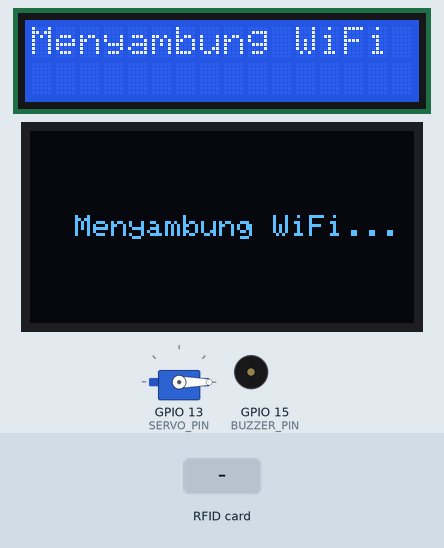
Bench run of a sketch on a simulated ESP32. Parts: 16×2 character LCD, 128×64 one-colour display, servo, buzzer (waves = sounding, pin HIGH). The test bench sets the inputs (shaded band). WiFi joins after 1.5 s; servers stay silent unless stated; uploads are accepted with an empty reply; what the sketch prints to the serial monitor is not drawn.

Above: at 0.5 s.
At 4.7 s:
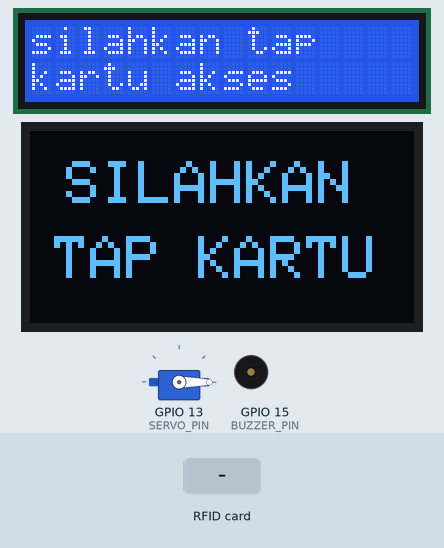
4.8 s: RFID card 5E 7A 19 C4 held to the reader
At 5.81 s:
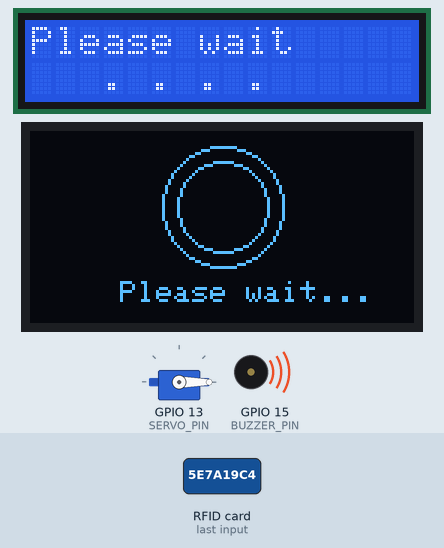
At 8.1 s:
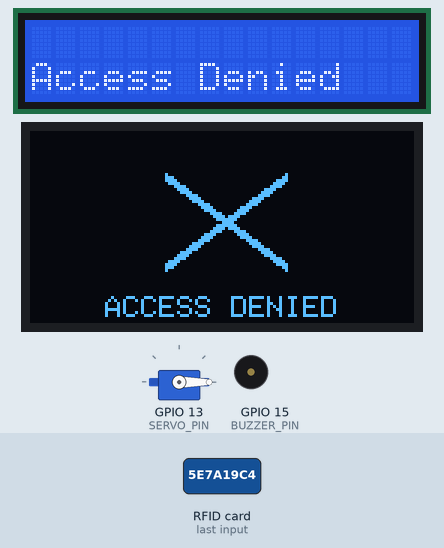
Timing chart, 0 to 9.6 s (numbered marks = the images above; inputs shaded):
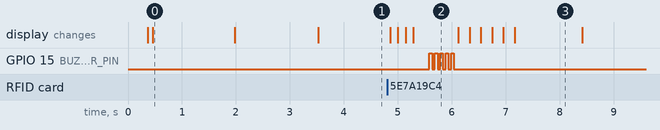

Measured:
- after the input at 4.8 s, GPIO 15 (BUZZER_PIN): alternates HIGH for 0.05 s and LOW for 0.05 s, 10 changes in all, then stays LOW, starting after 0.79 s; the display: first changes after 0.06 s (image 2 shows a later state)
- what the display in image 0 shows lasts 1.5 s, from 0.5 s to 2.0 s
- what the display in image 2 shows lasts 0.8 s, from 5.3 s to 6.1 s

The sketch:

final.ino
```cpp
#include <SPI.h>
#include <MFRC522.h>
#include <Wire.h>
#include <LiquidCrystal_I2C.h>
#include <WiFi.h>
#include <HTTPClient.h>
#include <WiFiClientSecure.h>
#include <ESP32Servo.h>
#include <Adafruit_GFX.h>
#include <Adafruit_SH110X.h>

#define SS_PIN 5
#define RST_PIN 4
#define BUZZER_PIN 15
#define SERVO_PIN 13

MFRC522 mfrc522(SS_PIN, RST_PIN);
LiquidCrystal_I2C lcd(0x27, 16, 2);
Servo myServo;

// PERBAIKAN: Menggunakan Adafruit_SH1106G dan sintaks instansiasi yang benar
#define i2c_Address 0x3C
Adafruit_SH1106G display(128, 64, &Wire, -1);

const char* ssid = "ABCD";
const char* password = "nasigoreng02";
String GOOGLE_SCRIPT_URL = "https://script.google.com/macros/s/AKfycbzXadnCxXmib-NHcWtR7ZEnYGjcOTHkq9MjRL6x0LM-uY9ZoLtjQ8X0zSn_aPeqN6qnlQ/exec";

void setup() {
  Serial.begin(115200);
  SPI.begin();
  mfrc522.PCD_Init();

  lcd.init();
  lcd.backlight();

  delay(250);
  display.begin(i2c_Address, true);
  display.clearDisplay();
  display.display();

  pinMode(BUZZER_PIN, OUTPUT);
  digitalWrite(BUZZER_PIN, LOW);

  myServo.attach(SERVO_PIN);
  myServo.write(0);

  lcd.setCursor(0, 0);
  lcd.print("Menyambung WiFi");

  display.clearDisplay();
  display.setTextSize(1);
  display.setTextColor(SH110X_WHITE);
  display.setCursor(15, 28);
  display.print("Menyambung WiFi...");
  display.display();

  WiFi.begin(ssid, password);
  while (WiFi.status() != WL_CONNECTED) {
    delay(500);
    Serial.print(".");
  }

  lcd.clear();
  lcd.setCursor(0, 0);
  lcd.print("WiFi Terhubung!");
  delay(1500);

  tampilkanStandby();
}

void loop() {
  if (!mfrc522.PICC_IsNewCardPresent()) return;
  if (!mfrc522.PICC_ReadCardSerial()) return;

  String content = "";
  for (byte i = 0; i < mfrc522.uid.size; i++) {
     content.concat(String(mfrc522.uid.uidByte[i] < 0x10 ? " 0" : " "));
     content.concat(String(mfrc522.uid.uidByte[i], HEX));
  }
  content.toUpperCase();
  String currentUID = content.substring(1);

  tampilkanLoadingAnimasiCepat();

  if (WiFi.status() == WL_CONNECTED) {
    String uidEncoded = currentUID;
    uidEncoded.replace(" ", "%20");

    WiFiClientSecure client;
    client.setInsecure();

    HTTPClient http;
    String urlAkhir = GOOGLE_SCRIPT_URL + "?uid=" + uidEncoded;
    http.setFollowRedirects(HTTPC_STRICT_FOLLOW_REDIRECTS);
    http.begin(client, urlAkhir);

    int httpCode = http.GET();

    if (httpCode > 0) {
      String payload = http.getString();

      if (payload.indexOf("Sukses") >= 0) {
        String namaUser = "User";
        int firstComma = payload.indexOf(',');
        int secondComma = payload.indexOf(',', firstComma + 1);
        if (secondComma > 0) {
          namaUser = payload.substring(secondComma + 1);
        }

        // Buzzer duluan agar respons instan
        digitalWrite(BUZZER_PIN, HIGH); delay(80);
        digitalWrite(BUZZER_PIN, LOW);  delay(80);
        digitalWrite(BUZZER_PIN, HIGH); delay(80);
        digitalWrite(BUZZER_PIN, LOW);

        myServo.write(90);
        tampilkanSukses(namaUser);

        delay(7000); // Durasi pintu terbuka selama 7 detik
        myServo.write(0);

      } else {
        aksesDitolak();
      }
    } else {
      aksesDitolak();
    }
    http.end();
  } else {
    aksesDitolak();
  }

  tampilkanStandby();
  mfrc522.PICC_HaltA();
}

void tampilkanStandby() {
  lcd.clear();
  lcd.setCursor(0, 0);
  lcd.print("silahkan tap");
  lcd.setCursor(0, 1);
  lcd.print("kartu akses");

  display.clearDisplay();
  display.setTextSize(2);
  display.setCursor(12, 10);
  display.print("SILAHKAN");
  display.setCursor(8, 35);
  display.print("TAP KARTU");
  display.display();
}

void tampilkanLoadingAnimasiCepat() {
  for (int i = 0; i < 2; i++) {
    lcd.clear();
    lcd.setCursor(0, 0);
    lcd.print("Please wait");
    lcd.setCursor(0, 1);
    lcd.print(". . . .    ");

    display.clearDisplay();
    display.setTextSize(1);
    display.setCursor(30, 50);
    display.print("Please wait...");
    display.drawCircle(64, 25, 15, SH110X_WHITE);
    display.display();
    delay(100);

    lcd.setCursor(0, 1);
    lcd.print("   . . . . ");
    display.drawCircle(64, 25, 20, SH110X_WHITE);
    display.display();
    delay(100);
  }
}

void tampilkanSukses(String nama) {
  display.clearDisplay();
  for(int j=-1; j<=1; j++) {
    display.drawLine(40, 35+j, 55, 50+j, SH110X_WHITE);
    display.drawLine(55, 50+j, 90, 15+j, SH110X_WHITE);
  }
  display.setTextSize(1);
  display.setCursor(20, 55);
  display.print("SUCCESS ACCESS");
  display.display();

  for (int i = 0; i < 3; i++) {
    lcd.clear();
    lcd.setCursor(0, 0);
    lcd.print(nama);
    delay(200);

    lcd.clear();
    lcd.setCursor(0, 0);
    lcd.print(nama);
    lcd.setCursor(0, 1);
    lcd.print("Access Granted");
    delay(200);
  }
}

void aksesDitolak() {
  for(int i = 0; i < 5; i++){
    digitalWrite(BUZZER_PIN, HIGH);
    delay(50);
    digitalWrite(BUZZER_PIN, LOW);
    delay(50);
  }

  display.clearDisplay();
  for(int j=-1; j<=1; j++) {
    display.drawLine(45, 15+j, 85, 45+j, SH110X_WHITE);
    display.drawLine(85, 15+j, 45, 45+j, SH110X_WHITE);
  }
  display.setTextSize(1);
  display.setCursor(25, 55);
  display.print("ACCESS DENIED");
  display.display();

  for (int i = 0; i < 3; i++) {
    lcd.clear();
    delay(200);

    lcd.clear();
    lcd.setCursor(0, 1);
    lcd.print("Access Denied");
    delay(200);
  }
  delay(1000);
}
```
